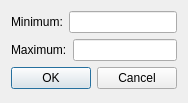
<?xml version="1.0" encoding="UTF-8"?>
<ui version="4.0">
 <class>RangeSelectDialog</class>
 <widget class="QDialog" name="RangeSelectDialog">
  <property name="geometry">
   <rect>
    <x>0</x>
    <y>0</y>
    <width>183</width>
    <height>103</height>
   </rect>
  </property>
  <property name="contextMenuPolicy">
   <enum>Qt::NoContextMenu</enum>
  </property>
  <property name="windowTitle">
   <string>Range select</string>
  </property>
  <layout class="QVBoxLayout" name="verticalLayout">
   <item>
    <layout class="QHBoxLayout" name="horizontalLayout">
     <item>
      <widget class="QLabel" name="minLabel">
       <property name="text">
        <string>Minimum:</string>
       </property>
      </widget>
     </item>
     <item>
      <widget class="QLineEdit" name="minBox"/>
     </item>
    </layout>
   </item>
   <item>
    <layout class="QHBoxLayout" name="horizontalLayout_2">
     <item>
      <widget class="QLabel" name="maxLabel">
       <property name="text">
        <string>Maximum:</string>
       </property>
      </widget>
     </item>
     <item>
      <widget class="QLineEdit" name="maxBox"/>
     </item>
    </layout>
   </item>
   <item>
    <widget class="QDialogButtonBox" name="buttonBox">
     <property name="orientation">
      <enum>Qt::Horizontal</enum>
     </property>
     <property name="standardButtons">
      <set>QDialogButtonBox::Cancel|QDialogButtonBox::Ok</set>
     </property>
    </widget>
   </item>
  </layout>
 </widget>
 <resources/>
 <connections>
  <connection>
   <sender>buttonBox</sender>
   <signal>accepted()</signal>
   <receiver>RangeSelectDialog</receiver>
   <slot>accept()</slot>
   <hints>
    <hint type="sourcelabel">
     <x>91</x>
     <y>81</y>
    </hint>
    <hint type="destinationlabel">
     <x>91</x>
     <y>51</y>
    </hint>
   </hints>
  </connection>
  <connection>
   <sender>buttonBox</sender>
   <signal>rejected()</signal>
   <receiver>RangeSelectDialog</receiver>
   <slot>reject()</slot>
   <hints>
    <hint type="sourcelabel">
     <x>91</x>
     <y>81</y>
    </hint>
    <hint type="destinationlabel">
     <x>91</x>
     <y>51</y>
    </hint>
   </hints>
  </connection>
 </connections>
</ui>
